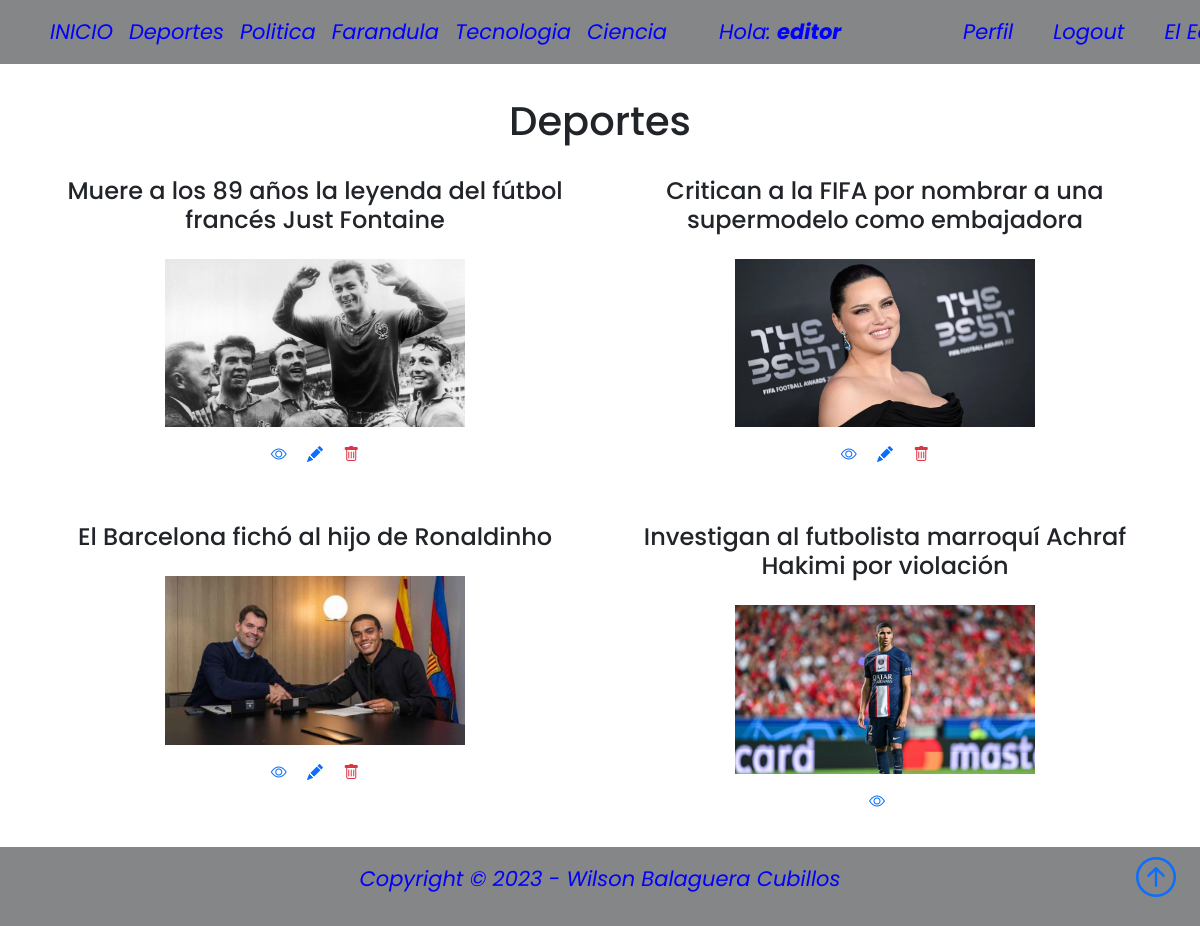
/deporteLista/ (signed in), run on the app's committed database.
### AppNoticias/models.py (models this page shows, shortened)
class NotasNoticias(models.Model):
    NotasNoticiasSeleccion = (
    ('deporte','Deporte'),
    ('politica', 'Politica'),
    ('farandula','Farandula'),
    ('tecnologia','Tecnologia'),
    ('ciencia','Ciencia'),
    )
    usuario = models.ForeignKey(User, on_delete=models.CASCADE, null=True, blank=True)
    titulo = models.CharField(max_length=200)
    noticia = models.CharField(max_length=15, choices=NotasNoticiasSeleccion, default='deportes')
    descripcion = models.TextField(null=False, blank=False)
    fechaPublicacion = models.DateTimeField(auto_now_add=True)
    telefonoContacto = models.IntegerField()
    emailContacto = models.EmailField()
    imagenNoticias = models.ImageField(null=False, blank=False, upload_to="imagenes/")
    class Meta:
        ordering = ['usuario', '-fechaPublicacion']

### AppNoticias/views.py (the view)
# urls.py: path('deporteLista/', DeporteLista.as_view(), name='deportes'),
class DeporteLista(LoginRequiredMixin, ListView):
    context_object_name = 'deportes'
    queryset = NotasNoticias.objects.filter(noticia__startswith='deporte')
    template_name = 'AppNoticias/deporteLista.html'
    login_url = '/login/'

### AppNoticias/templates/AppNoticias/deporteLista.html
{% extends 'AppNoticias/padre.html' %}
{% block content %}
<br>
<br>
<br>
<div class="container text-center">
    <h1>Deportes</h1>
</div>
<br>
<div class="container text-center">
    <div class="row">
            {% for deporte in deportes %}
            <div class="col-sm-6 align-items-center">
                <h4>{{deporte.titulo}}</h4>
                <div class="card-body">
                <a href="{% url 'deporte' deporte.id %}"><img src="{{deporte.imagenNoticias.url}}" class="" width="300px"></a>
                    <div class="card-body">
                    <a href="{% url 'deporte' deporte.id %}"><i class="bi bi-eye">&ensp;&ensp;</i></a>
                    {% if user.id == deporte.usuario.id %}
                    <a href="{% url 'editar_deporte' deporte.id %}"><i class="bi bi-pencil-fill">&ensp;&ensp;</i></a>
                    <a href="{% url 'eliminar_deporte' deporte.id %}"><i class="bi bi-trash text-danger"></i></a>
                    <br>
                    <br>
                    {% endif %}
                    </div>
                </div>
            </div>
            {% endfor %}
    </div>
</div>
{% endblock %}

### AppNoticias/templates/AppNoticias/padre.html (shortened to what this page needs)
{% load static %}
<!DOCTYPE html>
<html lang="en">
<head>
    <link href="https://cdn.jsdelivr.net/npm/bootstrap@5.0.2/dist/css/bootstrap.min.css" rel="stylesheet"
>
    <link rel="stylesheet" href="https://cdn.jsdelivr.net/npm/bootstrap-icons@1.3.0/font/bootstrap-icons.css">
    <link rel="stylesheet" type="text/css" href="{% static 'style.css' %}">
</head>
<body style="position: relative; padding-bottom: 5em; min-height: 100vh;">
    <nav class="navbar navbar-expand-sm bg-dark navbar-dark py-2 fixed-top">
      <div class="container">
          <div class="collapse navbar-collapse" id="navmenu">
              <ul class="navbar-nav mr-auto">
                <li class="nav-item">
                  <a class="nav-link" href="{% url 'padre' %}"><span class="antSpan">INICIO</span></a>
                </li>
                <li class="nav-item">
                  <a class="nav-link" href="{% url 'deportes' %}"><span class="antSpan">Deportes</span></a>
                </li>
                <li class="nav-item">
                  <a class="nav-link" href="{% url 'politicas' %}"><span class="antSpan">Politica</span></a>
                </li>
                <li class="nav-item">
                  <a class="nav-link" href="{% url 'farandulas' %}"><span class="antSpan">Farandula</span></a>
                </li>
                <li class="nav-item">
                  <a class="nav-link" href="{% url 'tecnologias' %}"><span class="antSpan">Tecnologia</span></a>
                </li>
                <li class="nav-item">
                  <a class="nav-link" href="{% url 'ciencias' %}"><span class="antSpan">Ciencia</span></a>
                </li>
                <div class="container"></div>
                {% if request.user.is_authenticated %}
                <div class="container">
                <li class="antContai2">
                  <a class="nav-link"><span class="antSpan">Hola: <strong>{{request.user.first_name}}</strong></span></a>
                </li>
                </div>
                <div class="container">
                <li class="nav-item">
                  <a class="nav-link" href="{% url 'editar_perfil' %}"><span class="antSpan">Perfil</span></a>
                </li>
                </div>
                <div class="container">
                <li class="nav-item">
                  <a class="nav-link" href="{% url 'logout' %}"><span class="antSpan">Logout</span></a>
                </li>
                </div>
                <div class="container">
                <li class="antContai">
                  <a class="nav-link" href="{% url 'acerca_del_editor' %}"><span class="antSpan">El Editor</span></a>
                </li>
                </div>
              {% endif %}
           </ul>
          </div>
      </div>
  </nav>
      {% block content %}{% endblock %}
  <footer class="p-3 bg-dark" style="position: absolute; bottom: 0; width: 100%;">
      <div class="container">
          <p class="antSpan">Copyright &copy; 2023 - Wilson Balaguera Cubillos</p>
          <a href="{% url 'padre' %}" class="position-absolute bottom-0 end-0 p-4">
              <i class="bi bi-arrow-up-circle h1"></i>
          </a>
      </div>
  </footer>
</body>
</html>

### AppNoticias/static/style.css (style rules this page uses)
body { background-color: white; font-family: 'Poppins', 'Nunito', sans-serif; padding-top: 25px; }
a { text-decoration: none; }
li { text-decoration: none; }
p { color: #363636; }
.bg-dark { background-color: gray!important; }

### AppNoticias/templates/AppNoticias/padre.html (style rules this page uses)
.antSpan { font-size: 21px; font-style: italic; color: blue; }
.antContai { width: 100px; text-align: center; display: flex; align-items: center; }
.antContai2 { width: 220px; text-align: center; display: flex; align-items: center; }
.bg-dark { background-color: #848687!important; text-align: center!important; }
.navbar-expand-sm .navbar-collapse { display: flex!important; flex-basis: auto; align-items: center!important; }

### data on the page
NotasNoticias: titulo "Muere a los 89 años la leyenda del fútbol francés Just Fontaine", imagenNoticias (picture)
NotasNoticias: titulo "Critican a la FIFA por nombrar a una supermodelo como embajadora", imagenNoticias (picture)
NotasNoticias: titulo "El Barcelona fichó al hijo de Ronaldinho", imagenNoticias (picture)
NotasNoticias: titulo "Investigan al futbolista marroquí Achraf Hakimi por violación", imagenNoticias (picture)

### other printed values
{{ request.user.first_name }} "editor"
